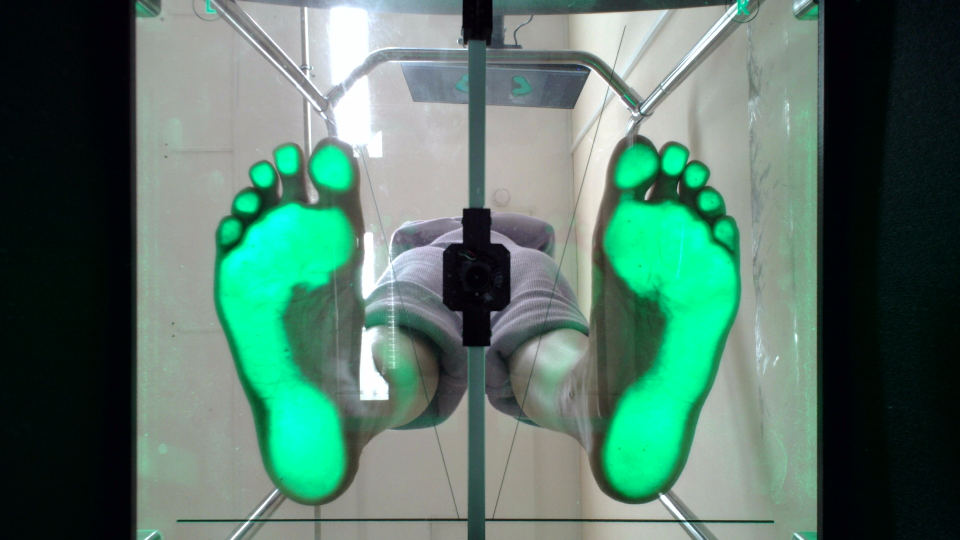
#> input picture обработка изображений/плантограммы/Img (copy 7).png, 1920 x 1080 px, found by its file name (shown at 1/2 size)
$ jupyter execute --allow-errors Untitled2.ipynb
#> lines starting #> are read from the running program, lines starting #| are printed output that depends on the picture
[cell 1]
import cv2 as cv
import numpy as np
import matplotlib.pyplot as plt
import skimage as ski

[cell 2]
image = cv.imread("/home/dima/Documents/альбрехт/обработка изображений/default/images/Img (copy 7).png")
#> image is the input picture: shape (1080, 1920, 3); mean B, G, R 104.6, 117.9, 84.5

[cell 3]
plt.imshow(image)

[cell 4]
# plt.imshow(image)

plt.imshow(image[250:500, 400:750])
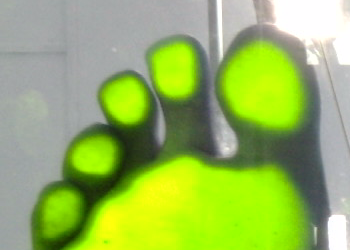
#> shown: shape (250, 350, 3); mean R, G, B 151.4, 181.3, 92.3

[cell 5]
mask = cv.imread("/home/dima/Documents/альбрехт/обработка изображений/default/Img (copy 7)_GT.bmp", flags=cv.IMREAD_GRAYSCALE)

[cell 6]
threshold, mask = cv.threshold(mask, 38, 255, cv.THRESH_BINARY_INV)

#> (a cell that did not finish here is left out)

#> (a cell that did not finish here is left out)

#> (a cell that did not finish here is left out)

[cell 10]
# tuple to select colors of each channel line
colors = ("red", "green", "blue")

# create the histogram plot, with three lines, one for
# each color
fig, ax = plt.subplots()
ax.set_xlim([0, 256])
#> (the rest of this cell did not finish here and is left out)

#> (a cell that did not finish here is left out)

#> (a cell that did not finish here is left out)

[cell 13]
# tuple to select colors of each channel line
colors = (("red", "H", 180), ("green", "S", 255), ("blue", "V", 255))

# create the histogram plot, with three lines, one for
# each color
fig, ax = plt.subplots()
ax.set_xlim([0, 256])
#> (the rest of this cell did not finish here and is left out)

[cell 14]
# np.fft.rfft(maskedImageHsv[:,:,0])
imageFft = np.fft.fft2(image[:,:,1])
imageFft = np.fft.fftshift(imageFft)
# np.fft.fftfreq(
plt.imshow(np.log(np.abs(imageFft)))
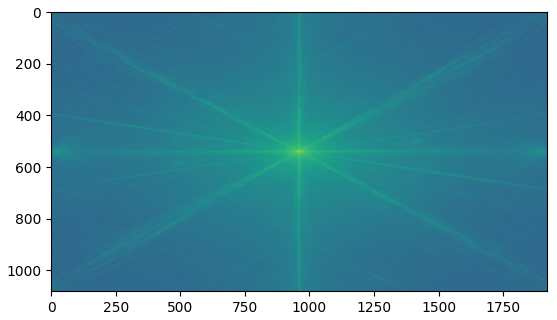
#> figure drawn by matplotlib, 1 panel

$ run again, with обработка изображений/плантограммы/Img (copy 1).png copied over обработка изображений/плантограммы/Img (copy 7).png
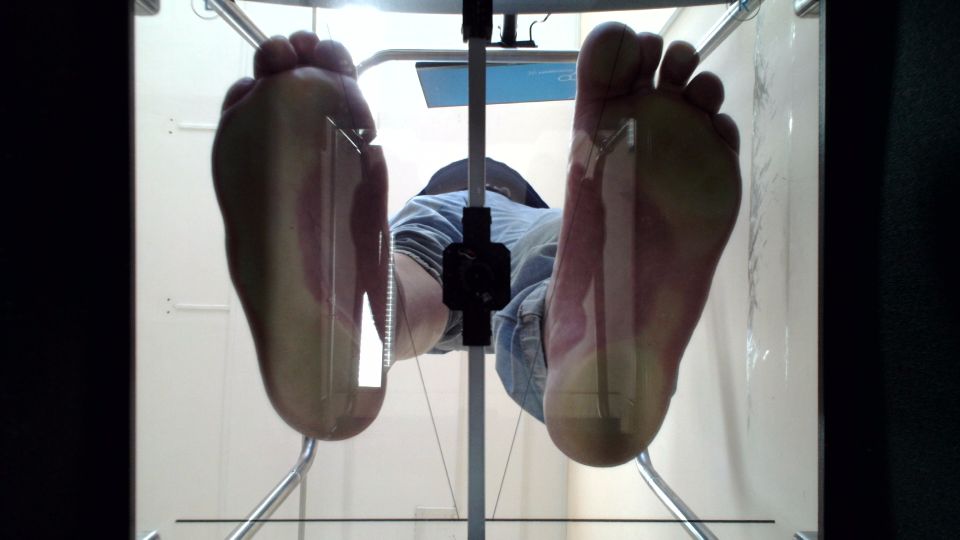
#> input picture обработка изображений/плантограммы/Img (copy 1).png, 1920 x 1080 px, found by its file name (shown at 1/2 size)
#> image is the input picture: shape (1080, 1920, 3); mean B, G, R 103, 102.6, 103.5
#> `[cell 4]`:
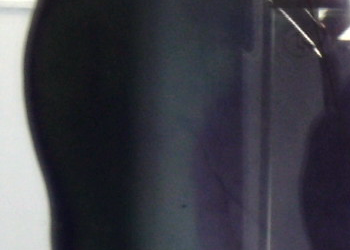
#> shown: shape (250, 350, 3); mean R, G, B 62.1, 62.2, 71
#> `[cell 14]`:
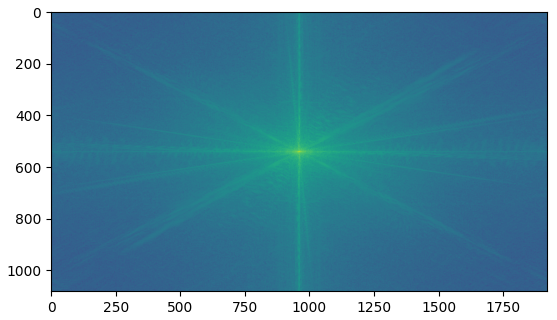
#> figure drawn by matplotlib, 1 panel

$ run again, with обработка изображений/плантограммы/Img (copy 10).png copied over обработка изображений/плантограммы/Img (copy 7).png
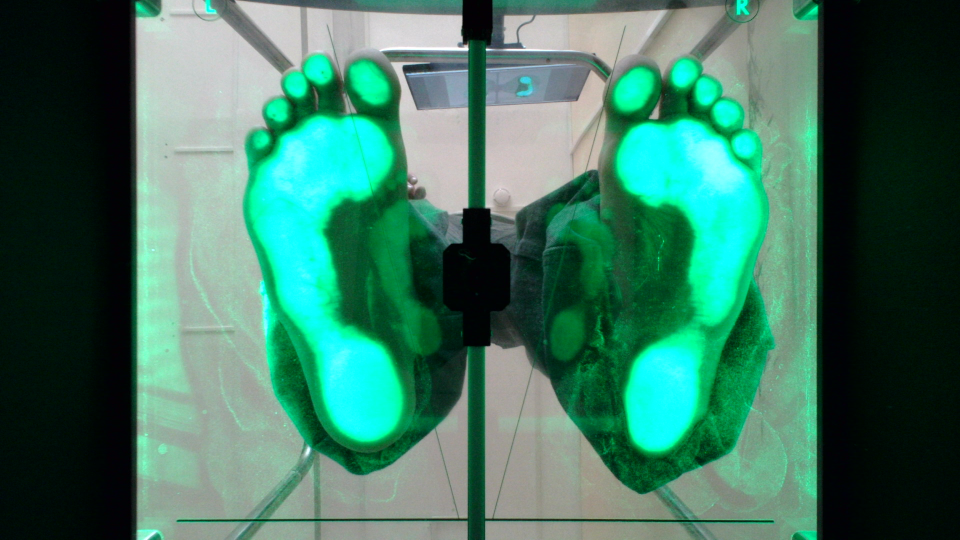
#> input picture обработка изображений/плантограммы/Img (copy 10).png, 1920 x 1080 px, found by its file name (shown at 1/2 size)
#> image is the input picture: shape (1080, 1920, 3); mean B, G, R 98.7, 118.6, 62.5
#> `[cell 4]`:
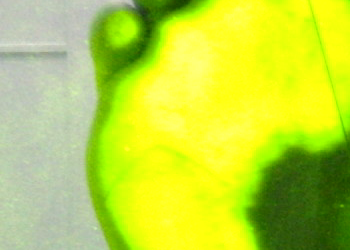
#> shown: shape (250, 350, 3); mean R, G, B 191.5, 216, 61.3

$ run again, with обработка изображений/плантограммы/Img (copy 11).png copied over обработка изображений/плантограммы/Img (copy 7).png
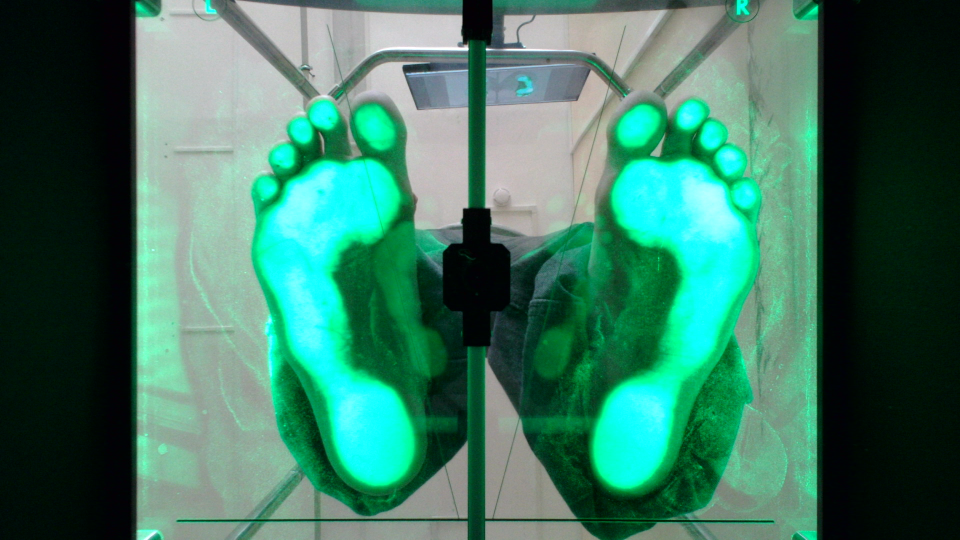
#> input picture обработка изображений/плантограммы/Img (copy 11).png, 1920 x 1080 px, found by its file name (shown at 1/2 size)
#> image is the input picture: shape (1080, 1920, 3); mean B, G, R 99.5, 119.9, 61
#> `[cell 4]`:
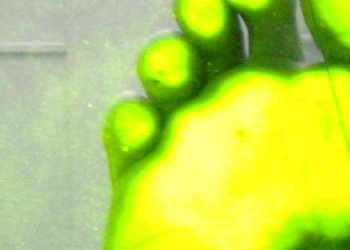
#> shown: shape (250, 350, 3); mean R, G, B 187.7, 214.3, 81
#> `[cell 14]`:
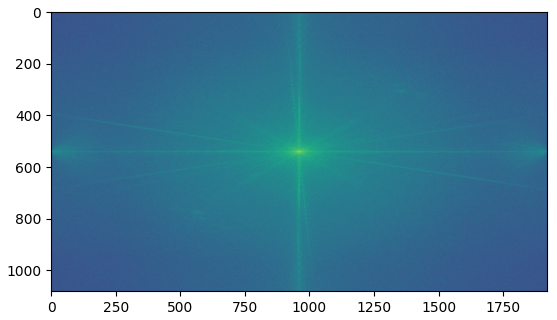
#> figure drawn by matplotlib, 1 panel
